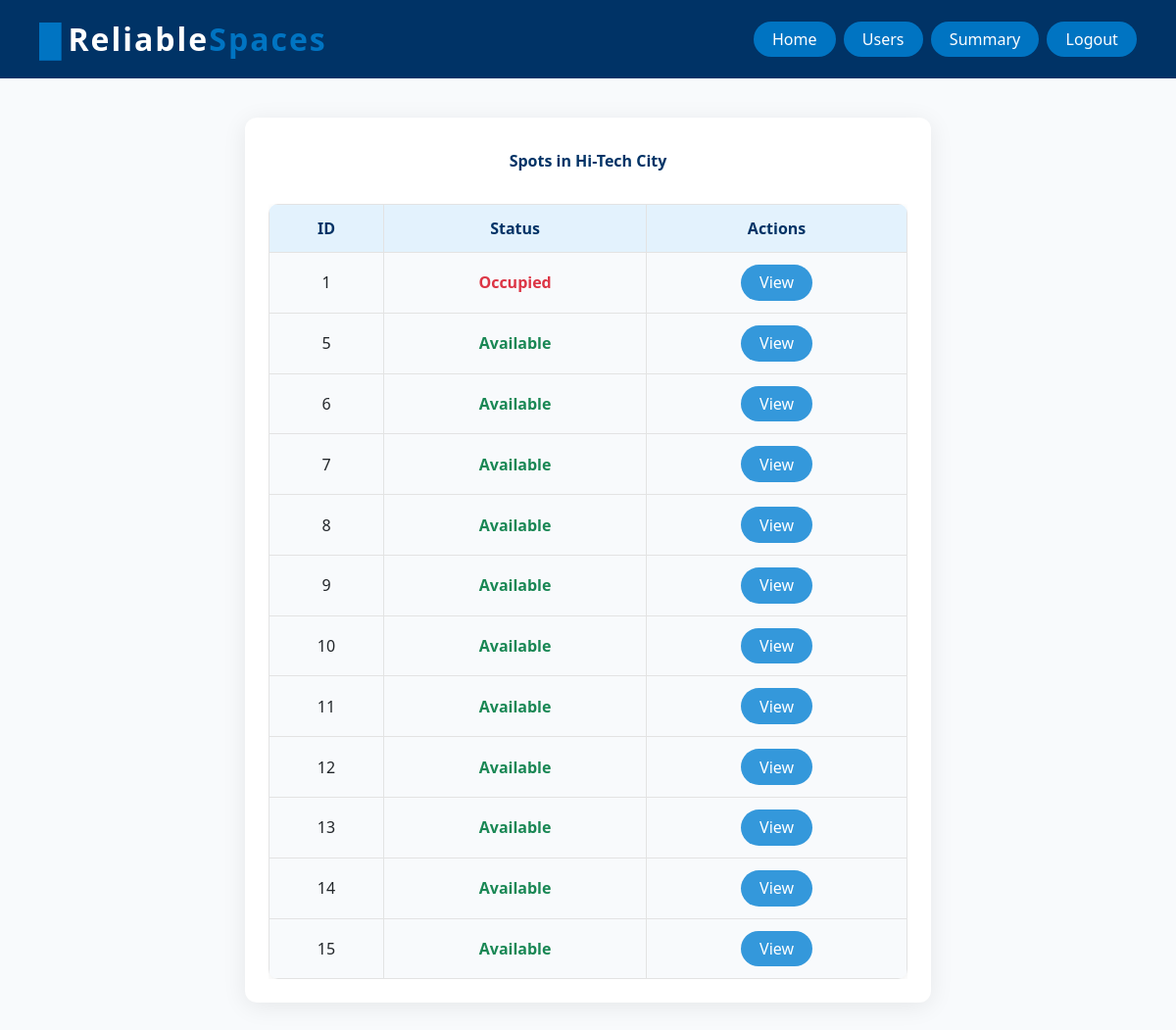
Screenshot of /lot/1/spots with the database file from the repository.
### model.py (models this page shows)
class Parking_Lot(db.Model):
    __tablename__ = "parkinglot"
    id = db.Column(db.Integer, primary_key=True)
    prime_location_name = db.Column(db.String, nullable=False)
    price = db.Column(db.Integer, nullable=False)
    address = db.Column(db.String, nullable=False)
    pin_code = db.Column(db.Integer, nullable=False)
    max_spots = db.Column(db.Integer, default=100)
    is_active = db.Column(db.Boolean, default=True)
    spots = db.relationship('ParkingSpot', back_populates='lot', lazy=True)

class ParkingSpot(db.Model):
    __tablename__ = "parkingspot"
    id = db.Column(db.Integer, primary_key=True)
    lot_id = db.Column(db.Integer, db.ForeignKey('parkinglot.id'), nullable=False)
    status = db.Column(db.String(1), nullable=False, default='A')       # A = Available, O = Occupied
    customer_id = db.Column(db.Integer, nullable=True)
    vehicle_number = db.Column(db.String, nullable=True)
    date_time_of_parking = db.Column(db.DateTime, nullable=True)
    estimated_parking_cost = db.Column(db.Float, nullable=True)
    lot = db.relationship('Parking_Lot', back_populates='spots')
    reservations = db.relationship('ReserveParkingSpot', back_populates='spot', cascade="all, delete-orphan")

### app.py (the view)
@app.route('/lot/<int:lot_id>/spots')
def lot_spot_details(lot_id):
    parking_lot = Parking_Lot.query.get_or_404(lot_id)
    return render_template('lot_spots.html', parking_lot=parking_lot)

### templates/lot_spots.html (shortened to what this page needs)
<!DOCTYPE html>
<html lang="en">
<head>
    <link href="https://cdn.jsdelivr.net/npm/bootstrap@5.3.2/dist/css/bootstrap.min.css" rel="stylesheet">
</head>
<body>
    <div class="topbar">
        <div class="navbar-brand">
            <span>&#9608;</span>Reliable<span style="color:#0074c2;">Spaces</span>
        </div>
        <div class="admin-nav">
            <a href="{{ url_for('home') }}" class="btn{% if request.endpoint == 'home' %} active{% endif %}">Home</a>
            <a href="{{ url_for('users') }}" class="btn{% if request.endpoint == 'users' %} active{% endif %}">Users</a>
            <a href="{{ url_for('summary') }}" class="btn{% if request.endpoint == 'summary' %} active{% endif %}">Summary</a>
            <a href="{{ url_for('logout') }}" class="btn">Logout</a>
        </div>
    </div>
    <div class="spots-container">
        <div class="spots-title">Spots in {{ parking_lot.prime_location_name }}</div>
        <div class="table-responsive">
            <table>
                <tr>
                    <th>ID</th>
                    <th>Status</th>
                    <th>Actions</th>
                </tr>
                {% for spot in parking_lot.spots %}
                <tr>
                    <td>{{ spot.id }}</td>
                    <td>
                        {% if spot.status == 'A' %}
                            <span class="text-success fw-bold">Available</span>
                        {% elif spot.status == 'O' %}
                            <span class="text-danger fw-bold">Occupied</span>
                        {% else %}
                            <span class="text-secondary">Unknown</span>
                        {% endif %}
                    </td>
                    <td>
                        <a href="{{ url_for('view_spot', spot_id=spot.id) }}" class="btn btn-view">View</a>
                    </td>
                </tr>
                {% endfor %}
            </table>
        </div>
    </div>
</body>
</html>

### templates/lot_spots.html (style rules this page uses)
body { background: #f8fafc; min-height: 100vh; }
.topbar { width: 100%; background: #003366; padding: 1rem 0.5rem 1rem 0.5rem; display: flex; align-items: center; justify-content: space-between; margin-bottom: 2rem; }
.navbar-brand { color: #fff; font-weight: bold; font-size: 2rem; letter-spacing: 2px; display: flex; align-items: center; margin-left: 2rem; }
.navbar-brand span { color: #0074c2; margin-right: 0.3rem; }
.admin-nav { display: flex; gap: 0.5rem; margin-right: 2rem; }
.admin-nav .btn { background: #0074c2; color: #fff; border: none; border-radius: 20px; font-weight: 500; padding: 0.4rem 1.2rem; transition: background 0.2s; }
.spots-container { max-width: 700px; margin: 40px auto; background: #fff; border-radius: 12px; box-shadow: 0 4px 24px rgba(0,0,0,0.08); padding: 32px 24px 24px 24px; }
.spots-title { color: #003366; font-weight: bold; text-align: center; margin-bottom: 2rem; }
table { width: 100%; border-collapse: collapse; background: #f8fafc; border-radius: 10px; overflow: hidden; box-shadow: 0 2px 8px #0001; }
th, td { padding: 12px; border: 1px solid #e3e3e3; text-align: center; }
th { background-color: #e3f2fd; color: #003366; font-weight: 600; }
.btn-view { background-color: #3498db; color: white; border: none; border-radius: 20px; font-weight: 500; padding: 0.4rem 1.2rem; text-decoration: none; transition: background 0.2s; }

### rows the page displays
Parking_Lot: prime_location_name "Hi-Tech City"
ParkingSpot: id "1", status "Occupied"
ParkingSpot: id "5", status "Available"
ParkingSpot: id "6", status "Available"
ParkingSpot: id "7", status "Available"
ParkingSpot: id "8", status "Available"
ParkingSpot: id "9", status "Available"
ParkingSpot: id "10", status "Available"
ParkingSpot: id "11", status "Available"
ParkingSpot: id "12", status "Available"
ParkingSpot: id "13", status "Available"
ParkingSpot: id "14", status "Available"
ParkingSpot: id "15", status "Available"
